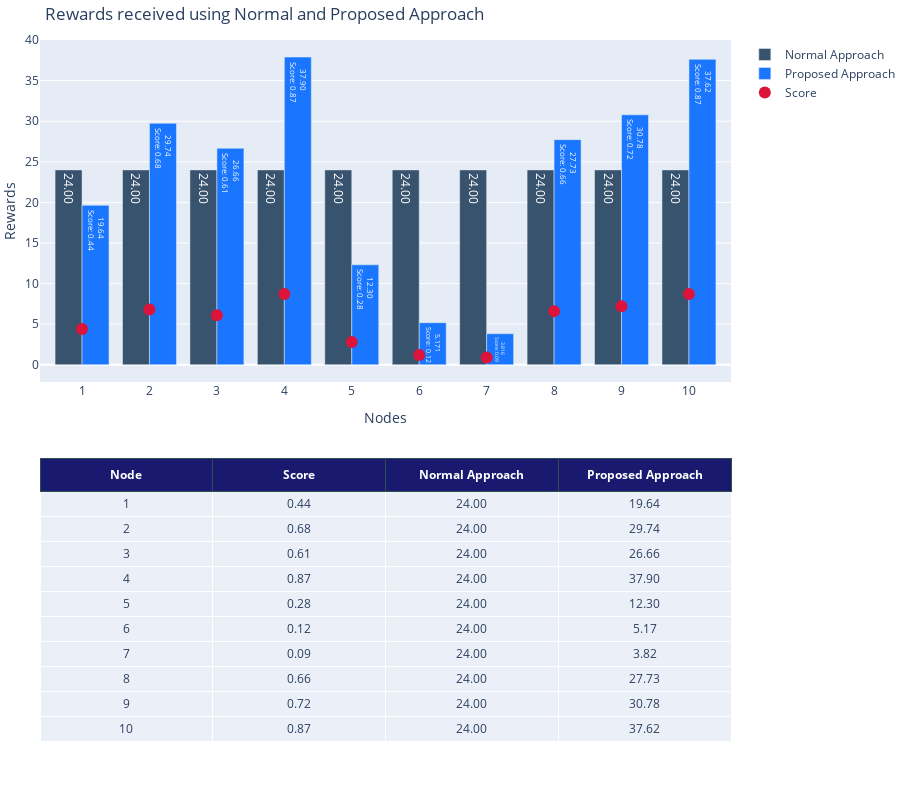
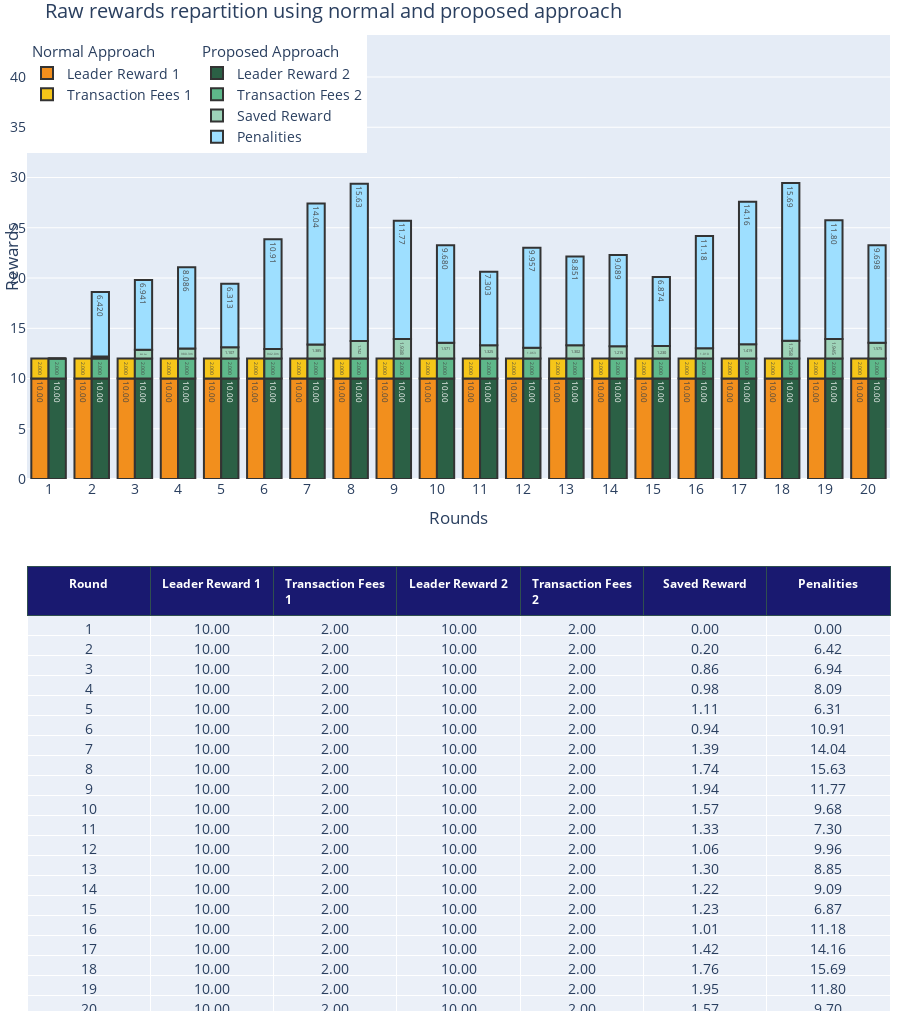
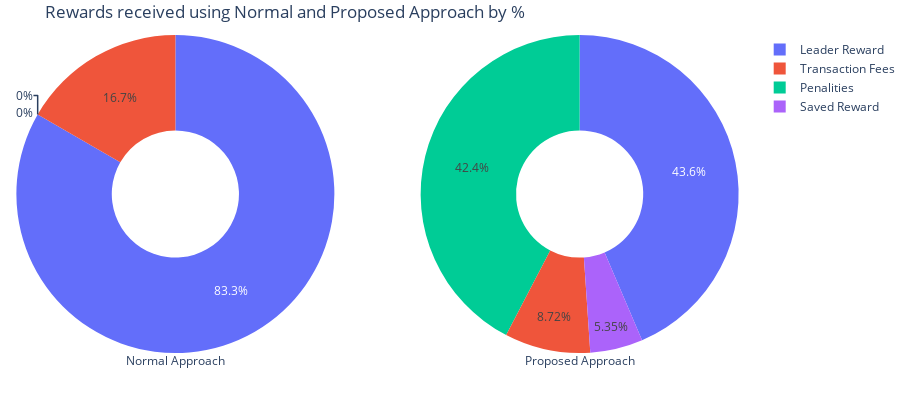

Source (notebook cell) for these figures, in order:
### Code cell
all_df_result_1,all_df_result_2 = reward_system.compare_approaches(df_approach_1, df_approach_2, score_nodes)
fig1 = reward_system.plot_graph_1(all_df_result_1, True)  # graph 1
fig1.show()
fig2 = reward_system.plot_graph_2(all_df_result_2, True)   # graph 2
fig2.show()
fig3 = reward_system.plot_graph_3(all_df_result_2)   # graph 3
fig3.show()

### Figure 1 — Plotly figure (JSON) as saved in the notebook; plotly's stock layout.template omitted (floating-point values rounded to 4 significant figures)
{"data": [{"marker": {"color": "rgb(55, 83, 109)"}, "name": "Normal Approach", "textposition": "inside", "texttemplate": "%{value:.4s}", "type": "bar", "x": [1, 2, 3, 4, 5, 6, 7, 8, 9, 10], "xaxis": "x", "y": [24, 24, 24, 24, 24, 24, 24, 24, 24, 24], "yaxis": "y"}, {"marker": {"color": "rgb(26, 118, 255)"}, "name": "Proposed Approach", "text": ["0.44", "0.68", "0.61", "0.87", "0.28", "0.12", "0.09", "0.66", "0.72", "0.87"], "textposition": "inside", "texttemplate": "%{value:.4s} <br> Score: %{text}", "type": "bar", "x": [1, 2, 3, 4, 5, 6, 7, 8, 9, 10], "xaxis": "x", "y": [19.64, 29.74, 26.66, 37.9, 12.3, 5.171, 3.816, 27.73, 30.78, 37.62], "yaxis": "y"}, {"hovertemplate": "%{text}", "marker": {"color": "crimson", "size": 12}, "mode": "markers", "name": "Score", "text": ["0.44", "0.68", "0.61", "0.87", "0.28", "0.12", "0.09", "0.66", "0.72", "0.87"], "type": "scatter", "x": [1, 2, 3, 4, 5, 6, 7, 8, 9, 10], "xaxis": "x", "y": [4.4, 6.8, 6.1, 8.7, 2.8, 1.2, 0.9, 6.6, 7.2, 8.7], "yaxis": "y"}, {"cells": {"format": [".0f", ".2f", ".2f", ".2f"], "height": 25, "values": [[1, 2, 3, 4, 5, 6, 7, 8, 9, 10], [0.44, 0.68, 0.61, 0.87, 0.28, 0.12, 0.09, 0.66, 0.72, 0.87], [24, 24, 24, 24, 24, 24, 24, 24, 24, 24], [19.64, 29.74, 26.66, 37.9, 12.3, 5.171, 3.816, 27.73, 30.78, 37.62]]}, "domain": {"x": [0, 1], "y": [0, 0.45]}, "header": {"fill": {"color": "midnightblue"}, "font": {"color": "white", "size": 12}, "line": {"color": "darkslategray"}, "values": [["<b>Node</b>"], ["<b>Score</b>"], ["<b>Normal Approach</b>"], ["<b>Proposed Approach</b>"]]}, "type": "table"}], "layout": {"barmode": "group", "height": 800, "hovermode": "closest", "margin": {"b": 0, "l": 20, "r": 30, "t": 40}, "title": {"text": "Rewards received using Normal and Proposed Approach"}, "xaxis": {"anchor": "y", "autorange": true, "domain": [0, 1], "tickmode": "linear", "title": {"text": "Nodes"}}, "yaxis": {"anchor": "x", "autorange": true, "domain": [0.55, 1], "title": {"text": "Rewards"}}}}

### Figure 2 — Plotly figure (JSON) as saved in the notebook; plotly's stock layout.template omitted (floating-point values rounded to 4 significant figures; data arrays with more than 128 entries replaced by an {"elided": "..."} marker saying what was removed)
{"data": [{"hovertemplate": "%{y}<extra></extra>", "legendgroup": "Normal Approach", "legendgrouptitle": {"text": "Normal Approach"}, "marker": {"color": "#F28F1D", "line": {"color": "#333", "width": 2}}, "name": "Leader Reward 1", "offset": -0.4, "offsetgroup": "0", "textposition": "inside", "texttemplate": "%{value:.4s}", "type": "bar", "width": 0.4, "x": [1, 2, 3, 4, 5, 6, 7, 8, 9, 10, 11, 12, 13, 14, 15, 16, 17, 18, 19, 20], "y": [10, 10, 10, 10, 10, 10, 10, 10, 10, 10, 10, 10, 10, 10, 10, 10, 10, 10, 10, 10], "yaxis": "y"}, {"hovertemplate": "%{y}<extra></extra>", "legendgroup": "Normal Approach", "legendgrouptitle": {"text": "Normal Approach"}, "marker": {"color": "#F6C619", "line": {"color": "#333", "width": 2}}, "name": "Transaction Fees 1", "offset": -0.4, "offsetgroup": "0", "textposition": "inside", "texttemplate": "%{value:.4s}", "type": "bar", "width": 0.4, "x": [1, 2, 3, 4, 5, 6, 7, 8, 9, 10, 11, 12, 13, 14, 15, 16, 17, 18, 19, 20], "y": [2, 2, 2, 2, 2, 2, 2, 2, 2, 2, 2, 2, 2, 2, 2, 2, 2, 2, 2, 2], "yaxis": "y"}, {"hovertemplate": "%{y}<extra></extra>", "legendgroup": "Proposed Approach", "legendgrouptitle": {"text": "Proposed Approach"}, "marker": {"color": "#2B6045", "line": {"color": "#333", "width": 2}}, "name": "Leader Reward 2", "offset": 0, "offsetgroup": "1", "textposition": "inside", "texttemplate": "%{value:.4s}", "type": "bar", "width": 0.4, "x": [1, 2, 3, 4, 5, 6, 7, 8, 9, 10, 11, 12, 13, 14, 15, 16, 17, 18, 19, 20], "y": [10, 10, 10, 10, 10, 10, 10, 10, 10, 10, 10, 10, 10, 10, 10, 10, 10, 10, 10, 10], "yaxis": "y2"}, {"hovertemplate": "%{y}<extra></extra>", "legendgroup": "Proposed Approach", "legendgrouptitle": {"text": "Proposed Approach"}, "marker": {"color": "#5EB88A", "line": {"color": "#333", "width": 2}}, "name": "Transaction Fees 2", "offset": 0, "offsetgroup": "1", "textposition": "inside", "texttemplate": "%{value:.4s}", "type": "bar", "width": 0.4, "x": [1, 2, 3, 4, 5, 6, 7, 8, 9, 10, 11, 12, 13, 14, 15, 16, 17, 18, 19, 20], "y": [2, 2, 2, 2, 2, 2, 2, 2, 2, 2, 2, 2, 2, 2, 2, 2, 2, 2, 2, 2], "yaxis": "y2"}, {"hovertemplate": "%{y}<extra></extra>", "legendgroup": "Proposed Approach", "legendgrouptitle": {"text": "Proposed Approach"}, "marker": {"color": "#9ED4B9", "line": {"color": "#333", "width": 2}}, "name": "Saved Reward", "offset": 0, "offsetgroup": "1", "textposition": "inside", "texttemplate": "%{value:.4s}", "type": "bar", "width": 0.4, "x": [1, 2, 3, 4, 5, 6, 7, 8, 9, 10, 11, 12, 13, 14, 15, 16, 17, 18, 19, 20], "y": [0, 0.2, 0.862, 0.9803, 1.107, 0.942, 1.385, 1.742, 1.938, 1.571, 1.325, 1.063, 1.302, 1.215, 1.23, 1.01, 1.419, 1.758, 1.945, 1.575], "yaxis": "y2"}, {"hovertemplate": "%{y}<extra></extra>", "legendgroup": "Proposed Approach", "legendgrouptitle": {"text": "Proposed Approach"}, "marker": {"color": "#9EDFFF", "line": {"color": "#333", "width": 2}}, "name": "Penalities", "offset": 0, "offsetgroup": "1", "textposition": "inside", "texttemplate": "%{value:.4s}", "type": "bar", "width": 0.4, "x": [1, 2, 3, 4, 5, 6, 7, 8, 9, 10, 11, 12, 13, 14, 15, 16, 17, 18, 19, 20], "y": [0, 6.42, 6.941, 8.086, 6.313, 10.91, 14.04, 15.63, 11.77, 9.68, 7.303, 9.957, 8.851, 9.089, 6.874, 11.18, 14.16, 15.69, 11.8, 9.698], "yaxis": "y2"}, {"cells": {"format": [".0f", ".2f", ".2f", ".2f", ".2f", ".2f"], "height": 20, "values": {"elided": "7x20 float values"}}, "domain": {"x": [0, 1], "y": [0, 0.455]}, "header": {"fill": {"color": "midnightblue"}, "font": {"color": "white", "size": 12}, "line": {"color": "darkslategray"}, "values": [["<b>Round</b>"], ["<b>Leader Reward 1</b>"], ["<b>Transaction Fees 1</b>"], ["<b>Leader Reward 2</b>"], ["<b>Transaction Fees 2</b>"], ["<b>Saved Reward</b>"], ["<b>Penalities</b>"]]}, "type": "table"}], "layout": {"barmode": "relative", "font": {"size": 14}, "height": 1020, "hovermode": "x", "legend": {"orientation": "h", "x": 0, "y": 1}, "margin": {"b": 0, "l": 10, "r": 10, "t": 35}, "title": {"text": "Raw rewards repartition using normal and proposed approach"}, "xaxis": {"anchor": "y", "domain": [0, 1], "tickmode": "linear", "title": {"text": "Rounds"}}, "yaxis": {"anchor": "x", "domain": [0.545, 1], "range": [0, 44.18], "showgrid": false, "showticklabels": false, "title": {"text": "Rewards"}}, "yaxis2": {"anchor": "x", "matches": "y", "overlaying": "y", "visible": true}}}

### Figure 3 — Plotly figure (JSON) as saved in the notebook; plotly's stock layout.template omitted (floating-point values rounded to 4 significant figures)
{"data": [{"domain": {"x": [0, 0.45], "y": [0, 1]}, "hole": 0.4, "hoverinfo": "label+value+name", "labels": ["Leader Reward", "Transaction Fees", "Penalities", "Saved Reward"], "name": "Normal Approach", "title": {"position": "bottom center", "text": "Normal Approach"}, "type": "pie", "values": [200, 40, 0, 0]}, {"domain": {"x": [0.55, 1], "y": [0, 1]}, "hole": 0.4, "hoverinfo": "label+value+name", "labels": ["Leader Reward", "Transaction Fees", "Penalities", "Saved Reward"], "name": "Proposed Approach", "title": {"position": "bottom center", "text": "Proposed Approach"}, "type": "pie", "values": [200, 40, 194.4, 24.57]}], "layout": {"height": 400, "margin": {"b": 0, "l": 10, "r": 10, "t": 35}, "title": {"text": "Rewards received using Normal and Proposed Approach by %"}}}
